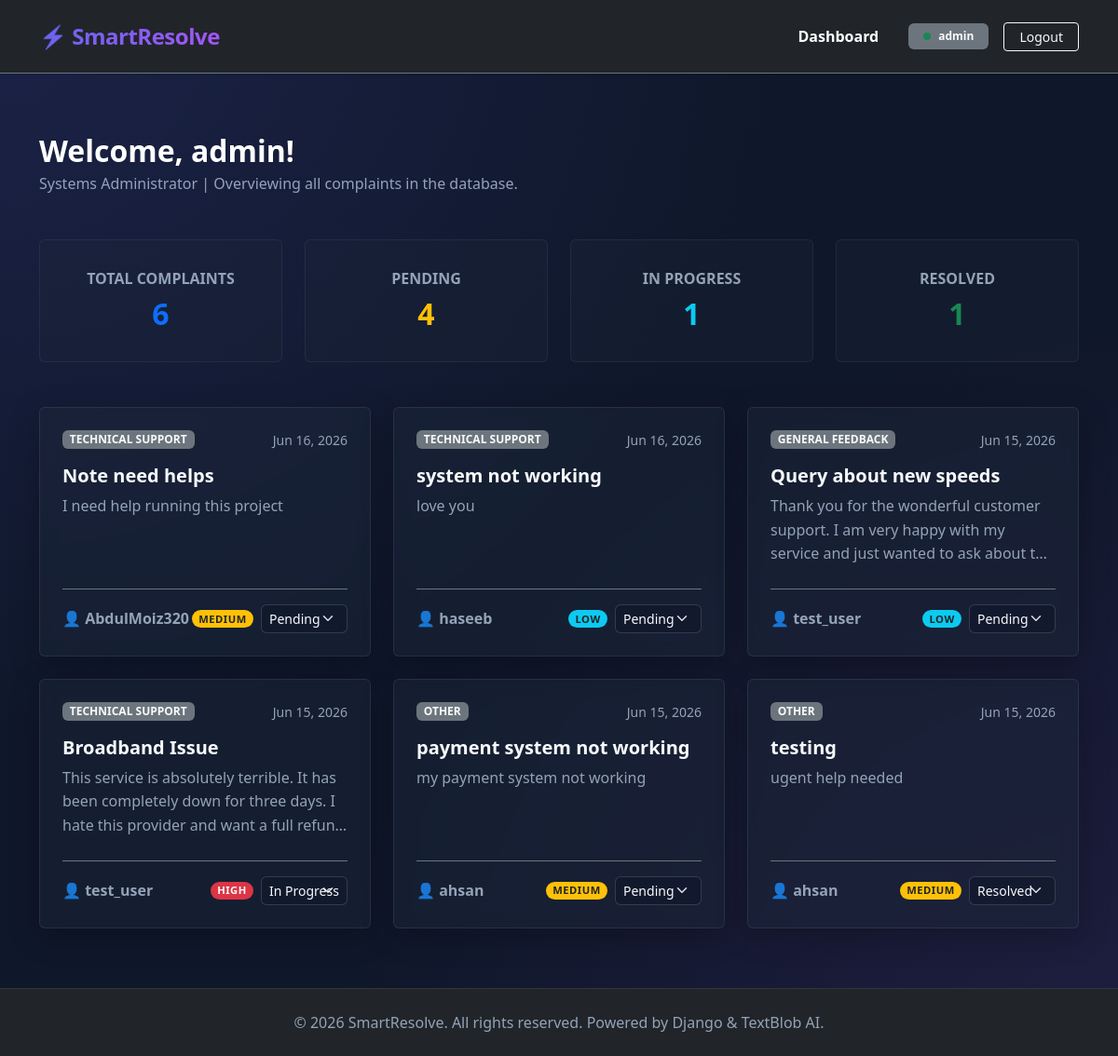
The app's page / (signed in) with its own data.
### complaint/models.py (models this page shows, shortened)
class Complaint(models.Model):
    CATEGORY_CHOICES = [
        ('technical', 'Technical Support'),
        ('billing', 'Billing & Payments'),
        ('account', 'Account Issues'),
        ('feedback', 'General Feedback'),
        ('other', 'Other'),
    ]
    PRIORITY_CHOICES = [
        ('Low', 'Low'),
        ('Medium', 'Medium'),
        ('High', 'High'),
    ]
    STATUS_CHOICES = [
        ('Pending', 'Pending'),
        ('In Progress', 'In Progress'),
        ('Resolved', 'Resolved'),
    ]
    user = models.ForeignKey(User, on_delete=models.CASCADE, related_name='complaints')
    title = models.CharField(max_length=200)
    description = models.TextField()
    category = models.CharField(max_length=20, choices=CATEGORY_CHOICES, default='other')
    priority = models.CharField(max_length=10, choices=PRIORITY_CHOICES, default='Medium')
    status = models.CharField(max_length=15, choices=STATUS_CHOICES, default='Pending')
    sentiment_score = models.FloatField(null=True, blank=True)
    created_at = models.DateTimeField(auto_now_add=True)
    class Meta:
        ordering = ['-created_at']

### complaint/views.py (the view)
# urls.py: path('', views.dashboard_view, name='dashboard'),
@login_required(login_url='login')
def dashboard_view(request):
    if request.user.is_staff:
        complaints = Complaint.objects.all()
        pending_count = complaints.filter(status='Pending').count()
        progress_count = complaints.filter(status='In Progress').count()
        resolved_count = complaints.filter(status='Resolved').count()
        context = {
            'complaints': complaints,
            'pending_count': pending_count,
            'progress_count': progress_count,
            'resolved_count': resolved_count,
        }
    else:
        complaints = Complaint.objects.filter(user=request.user)
        context = {
            'complaints': complaints
        }
    return render(request, 'complaint/dashboard.html', context)

### complaint/templates/complaint/dashboard.html (shortened to what this page needs)
{% extends 'complaint/base.html' %}
{% block content %}
<div class="d-flex justify-content-between align-items-center mb-5 flex-wrap gap-3">
    <div>
        <h1 class="h2 fw-bold text-white mb-1">Welcome, {{ user.username }}!</h1>
        <p class="text-muted mb-0">
            {% if user.is_staff %}
                Systems Administrator | Overviewing all complaints in the database.
            {% else %}
                Manage, submit, and track the status of your complaints.
            {% endif %}
        </p>
    </div>
</div>
{% if user.is_staff %}
<div class="row row-cols-2 row-cols-lg-4 g-4 mb-5">
    <div class="col">
        <div class="card stats-card text-center py-3 border-secondary">
            <div class="card-body">
                <h6 class="text-muted text-uppercase fs-8 mb-2 fw-semibold">Total Complaints</h6>
                <p class="h2 fw-bold text-primary mb-0">{{ complaints|length }}</p>
            </div>
        </div>
    </div>
    <div class="col">
        <div class="card stats-card text-center py-3 border-warning">
            <div class="card-body">
                <h6 class="text-muted text-uppercase fs-8 mb-2 fw-semibold">Pending</h6>
                <p class="h2 fw-bold text-warning mb-0">{{ pending_count }}</p>
            </div>
        </div>
    </div>
    <div class="col">
        <div class="card stats-card text-center py-3 border-info">
            <div class="card-body">
                <h6 class="text-muted text-uppercase fs-8 mb-2 fw-semibold">In Progress</h6>
                <p class="h2 fw-bold text-info mb-0">{{ progress_count }}</p>
            </div>
        </div>
    </div>
    <div class="col">
        <div class="card stats-card text-center py-3 border-success">
            <div class="card-body">
                <h6 class="text-muted text-uppercase fs-8 mb-2 fw-semibold">Resolved</h6>
                <p class="h2 fw-bold text-success mb-0">{{ resolved_count }}</p>
            </div>
        </div>
    </div>
</div>
{% endif %}
{% if complaints %}
    <div class="row row-cols-1 row-cols-md-2 row-cols-lg-3 g-4">
        {% for complaint in complaints %}
            <div class="col">
                <a href="{% url 'complaint_detail' complaint.pk %}" class="complaint-card-link h-100 d-block">
                    <div class="card h-100 card-glass border-0">
                        <div class="card-body p-4 d-flex flex-column">
                            <div class="d-flex justify-content-between align-items-center mb-3">
                                <span class="badge bg-secondary text-light fs-8 px-2.5 py-1 text-uppercase fw-bold">{{ complaint.get_category_display }}</span>
                                <small class="text-muted">{{ complaint.created_at|date:"M d, Y" }}</small>
                            </div>
                            <h5 class="card-title fw-bold text-white mb-2">{{ complaint.title }}</h5>
                            <p class="card-text text-muted fs-7 mb-4 flex-grow-1" style="display: -webkit-box; -webkit-line-clamp: 3; -webkit-box-orient: vertical; overflow: hidden; line-height: 1.6;">
                                {{ complaint.description }}
                            </p>
                            <div class="border-top border-secondary pt-3 mt-auto d-flex justify-content-between align-items-center" onclick="event.stopPropagation(); event.preventDefault();">
                                <span class="fs-7 text-muted fw-semibold">👤 {{ complaint.user.username }}</span>
                                <div class="d-flex gap-2 align-items-center">
                                    {% if complaint.priority == 'Low' %}
                                        <span class="badge bg-info text-dark badge-custom">Low</span>
                                    {% elif complaint.priority == 'Medium' %}
                                        <span class="badge bg-warning text-dark badge-custom">Medium</span>
                                    {% else %}
                                        <span class="badge bg-danger text-light badge-custom">High</span>
                                    {% endif %}
                                    {% if user.is_staff %}
                                        <form action="{% url 'complaint_update_status' complaint.pk %}" method="post" class="m-0">
                                            <select name="status" class="form-select form-select-sm bg-dark text-light border-secondary py-1 px-2 fs-8 rounded" onchange="this.form.submit()">
                                                <option value="Pending" {% if complaint.status == 'Pending' %}selected{% endif %}>Pending</option>
                                                <option value="In Progress" {% if complaint.status == 'In Progress' %}selected{% endif %}>In Progress</option>
                                                <option value="Resolved" {% if complaint.status == 'Resolved' %}selected{% endif %}>Resolved</option>
                                            </select>
                                        </form>
                                    {% endif %}
                                </div>
                            </div>
                        </div>
                    </div>
                </a>
            </div>
        {% endfor %}
    </div>
{% endif %}
{% endblock %}

### complaint/templates/complaint/base.html (shortened to what this page needs)
{% load static %}
<!DOCTYPE html>
<html lang="en" data-bs-theme="dark">
<head>
    <link href="https://cdn.jsdelivr.net/npm/bootstrap@5.3.3/dist/css/bootstrap.min.css" rel="stylesheet">
    <link rel="stylesheet" href="{% static 'complaint/style.css' %}">
</head>
<body>
    <nav class="navbar navbar-expand-lg navbar-dark bg-dark shadow-sm border-bottom border-secondary py-3">
        <div class="container">
            <a class="navbar-brand navbar-brand-custom fs-4" href="{% url 'dashboard' %}">SmartResolve</a>
            <div class="collapse navbar-collapse" id="navbarNav">
                <ul class="navbar-nav ms-auto align-items-center gap-2 mt-3 mt-lg-0">
                    {% if user.is_authenticated %}
                        <li class="nav-item">
                            <a class="nav-link {% if request.resolver_match.url_name == 'dashboard' %}active text-white fw-bold{% endif %}" href="{% url 'dashboard' %}">Dashboard</a>
                        </li>
                        <li class="nav-item ms-lg-3">
                            <span class="badge bg-secondary text-light px-3 py-2 fs-7 d-flex align-items-center gap-2">
                                <span class="bg-success rounded-circle" style="width: 8px; height: 8px; display: inline-block;"></span>
                                {{ user.username }}
                            </span>
                        </li>
                        <li class="nav-item ms-lg-2">
                            <form action="{% url 'logout' %}" method="post" class="m-0">
                                <button type="submit" class="btn btn-outline-light btn-sm px-3">Logout</button>
                            </form>
                        </li>
                    {% endif %}
                </ul>
            </div>
        </div>
    </nav>
    <main class="container py-5 my-3 flex-grow-1">
        {% block content %}{% endblock %}
    </main>
    <footer class="footer bg-dark py-4 text-center text-muted">
        <div class="container">
            <p class="mb-0 fs-8">&copy; 2026 SmartResolve. All rights reserved. Powered by Django & TextBlob AI.</p>
        </div>
    </footer>
</body>
</html>

### complaint/static/complaint/style.css (style rules this page uses)
:root { --bg-main: #0F172A; --bg-gradient: radial-gradient(at 0% 0%, rgba(99, 102, 241, 0.15) 0px, transparent 50%), radial-gradient(at 100% 100%, rgba(168, 85, 247, 0.1) 0px, transparent 50%); }
body { background-color: var(--bg-main); background-image: var(--bg-gradient); background-attachment: fixed; color: #F8FAFC; min-height: 100vh; display: flex; flex-direction: column; }
.card-glass { background: rgba(30, 41, 59, 0.45) !important; backdrop-filter: blur(8px) !important; -webkit-backdrop-filter: blur(8px) !important; border: 1px solid rgba(255, 255, 255, 0.08) !important; box-shadow: 0 8px 32px 0 rgba(0, 0, 0, 0.25) !important; transition: all 0.3s cubic-bezier(0.4, 0, 0.2, 1); }
.complaint-card-link { text-decoration: none; color: inherit; }
.badge-custom { font-size: 0.7rem; font-weight: 700; text-transform: uppercase; letter-spacing: 0.5px; padding: 0.35em 0.65em; border-radius: 50rem; }
.navbar-brand-custom { font-weight: 800; letter-spacing: -0.5px; background: linear-gradient(135deg, #6366F1 0%, #A855F7 100%); -webkit-background-clip: text; -webkit-text-fill-color: transparent; }
.navbar-brand-custom::before { content: "⚡ "; }
.form-control, .form-select { background-color: rgba(15, 23, 42, 0.6) !important; border: 1px solid rgba(255, 255, 255, 0.15) !important; color: #F8FAFC !important; }
.stats-card { background: rgba(30, 41, 59, 0.3) !important; border: 1px solid rgba(255, 255, 255, 0.06) !important; }
footer { border-top: 1px solid rgba(255, 255, 255, 0.08); }
.text-muted { color: #94A3B8 !important; }
.card-title { color: #F8FAFC !important; }

### records on screen
Complaint: category "TECHNICAL SUPPORT", created_at "Jun 16, 2026", title "Note need helps", description "I need help running this project", user.username "AbdulMoiz320", priority "MEDIUM", status "Pending"
Complaint: category "TECHNICAL SUPPORT", created_at "Jun 16, 2026", title "system not working", description "love you", user.username "haseeb", priority "LOW", status "Pending"
Complaint: category "GENERAL FEEDBACK", created_at "Jun 15, 2026", title "Query about new speeds", description "Thank you for the wonderful customer support. I am very happy with my service and just wanted to ask about…", user.username "test_user", priority "LOW", status "Pending"
Complaint: category "TECHNICAL SUPPORT", created_at "Jun 15, 2026", title "Broadband Issue", description "This service is absolutely terrible. It has been completely down for three days. I hate this provider and want a full…", user.username "test_user", priority "HIGH", status "In Progress"
Complaint: category "OTHER", created_at "Jun 15, 2026", title "payment system not working", description "my payment system not working", user.username "ahsan", priority "MEDIUM", status "Pending"
Complaint: category "OTHER", created_at "Jun 15, 2026", title "testing", description "ugent help needed", user.username "ahsan", priority "MEDIUM", status "Resolved"

### other values on screen
{{ user.username }} "admin"
{{ complaints|length }} "6"
{{ pending_count }} "4"
{{ progress_count }} "1"
{{ resolved_count }} "1"
